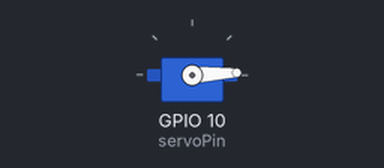
Bench run of a sketch on a simulated ESP32. Shown: servo. Random numbers use the default seed unless the sketch sets one.

Above: at 0.1 s.
At 11.11 s:
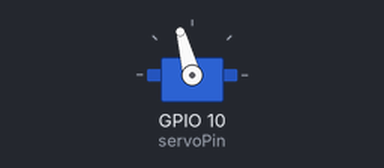
At 19.72 s:
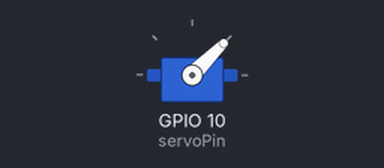
At 34.4 s:
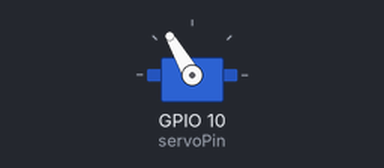
Timing chart, 0 to 40.0 s (numbered marks = the images above):
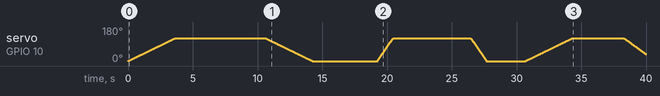

The sketch:

leftright.ino
```cpp
/*********
  Rui Santos & Sara Santos - Random Nerd Tutorials
  Complete project details at https://RandomNerdTutorials.com/esp32-servo-motor-web-server-arduino-ide/
  Based on the ESP32Servo Sweep Example
*********/

#include <ESP32Servo.h>

static const int servoPin = 10;
static const int servoSpeed = 10;
static const int servoPause = 5000;
static const int fullyOpenedAngle = 120;
static int swing1 = 5;
static int swing2 = 5;

Servo servo1;

void setup() {
  randomSeed(analogRead(0));
  Serial.begin(115200);
  servo1.attach(servoPin);
  // servo1.write(0); //set servo to beginning
}

void loop() {
  swing1 = servoSpeed * random(1,4);
  for(int posDegrees = 0; posDegrees <= fullyOpenedAngle; posDegrees++) {
    servo1.write(posDegrees);
    // Serial.println(swing1);
    delay(swing1);
  }
  delay(1000* random(3, 10));

  swing2 = servoSpeed * random(1,4);
  for(int posDegrees = fullyOpenedAngle; posDegrees >= 0; posDegrees--) {
    servo1.write(posDegrees);
    // Serial.println(swing2);
    delay(swing2);
  }
  delay(1000* random(3, 10));
}
```
